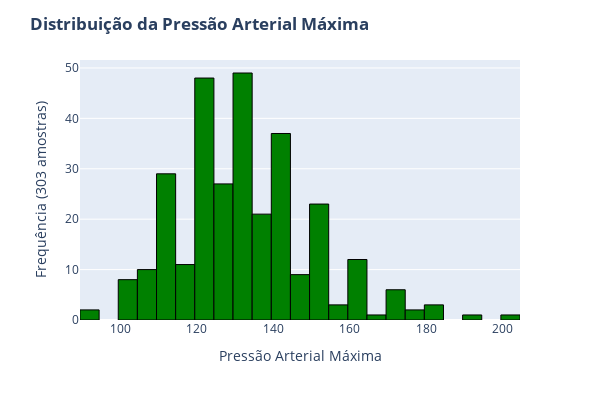

The notebook cell this image was saved under:
### Code cell
# Grafico Interativo - Histograma da Pressão Arterial com plotly

# Cria um histograma da pressão arterial usando Plotly Express
grafico3 = px.histogram(data_frame=caracteristicas, x='trestbps', nbins=30)

# Ajusta o layout do gráfico
grafico3.update_layout(
    title="Distribuição da Pressão Arterial Máxima",
    title_font=dict(weight='bold'), 
    xaxis_title="Pressão Arterial Máxima",
    yaxis_title="Frequência (303 amostras)",
    width=600,
    height=400
)

# Adiciona borda preta em cada barra
grafico3.update_traces(marker=dict(line=dict(color="black", width=1)))

# Altera a cor das barras para verde
grafico3.update_traces(marker=dict(color='green'))

# Exibe o gráfico
grafico3.show()

### Figure 1 — Plotly figure (JSON) as saved in the notebook; plotly's stock layout.template omitted (floating-point values rounded to 4 significant figures; data arrays with more than 128 entries replaced by an {"elided": "..."} marker saying what was removed)
{"data": [{"bingroup": "x", "hovertemplate": "trestbps=%{x}<br>count=%{y}<extra></extra>", "legendgroup": "", "marker": {"color": "green", "line": {"color": "black", "width": 1}, "pattern": {"shape": ""}}, "name": "", "nbinsx": 30, "orientation": "v", "showlegend": false, "type": "histogram", "x": {"elided": "303 int values"}, "xaxis": "x", "yaxis": "y"}], "layout": {"barmode": "relative", "height": 400, "legend": {"tracegroupgap": 0}, "margin": {"t": 60}, "title": {"font": {"weight": "bold"}, "text": "Distribuição da Pressão Arterial Máxima"}, "width": 600, "xaxis": {"anchor": "y", "domain": [0, 1], "title": {"text": "Pressão Arterial Máxima"}}, "yaxis": {"anchor": "x", "domain": [0, 1], "title": {"text": "Frequência (303 amostras)"}}}}
